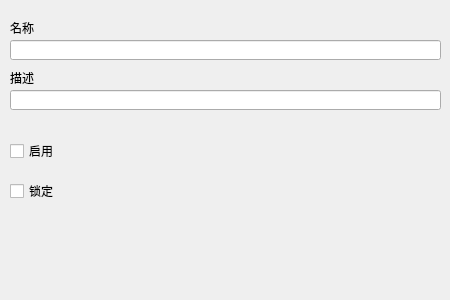
<?xml version="1.0" encoding="UTF-8"?>
<ui version="4.0">
 <class>CMDAccountGeneralDialog</class>
 <widget class="QDialog" name="CMDAccountGeneralDialog">
  <property name="geometry">
   <rect>
    <x>0</x>
    <y>0</y>
    <width>450</width>
    <height>300</height>
   </rect>
  </property>
  <property name="windowTitle">
   <string>Dialog</string>
  </property>
  <widget class="QLineEdit" name="descriptionEdit">
   <property name="geometry">
    <rect>
     <x>10</x>
     <y>90</y>
     <width>431</width>
     <height>20</height>
    </rect>
   </property>
  </widget>
  <widget class="QLineEdit" name="nameEdit">
   <property name="geometry">
    <rect>
     <x>10</x>
     <y>40</y>
     <width>431</width>
     <height>20</height>
    </rect>
   </property>
  </widget>
  <widget class="QLabel" name="label_4">
   <property name="geometry">
    <rect>
     <x>10</x>
     <y>70</y>
     <width>431</width>
     <height>16</height>
    </rect>
   </property>
   <property name="text">
    <string>描述</string>
   </property>
  </widget>
  <widget class="QLabel" name="label_2">
   <property name="geometry">
    <rect>
     <x>10</x>
     <y>20</y>
     <width>431</width>
     <height>16</height>
    </rect>
   </property>
   <property name="text">
    <string>名称</string>
   </property>
  </widget>
  <widget class="QCheckBox" name="enableCheckBox">
   <property name="geometry">
    <rect>
     <x>10</x>
     <y>140</y>
     <width>98</width>
     <height>22</height>
    </rect>
   </property>
   <property name="text">
    <string>启用</string>
   </property>
  </widget>
  <widget class="QCheckBox" name="lockCheckBox">
   <property name="geometry">
    <rect>
     <x>10</x>
     <y>180</y>
     <width>98</width>
     <height>22</height>
    </rect>
   </property>
   <property name="text">
    <string>锁定</string>
   </property>
  </widget>
 </widget>
 <resources/>
 <connections/>
</ui>
